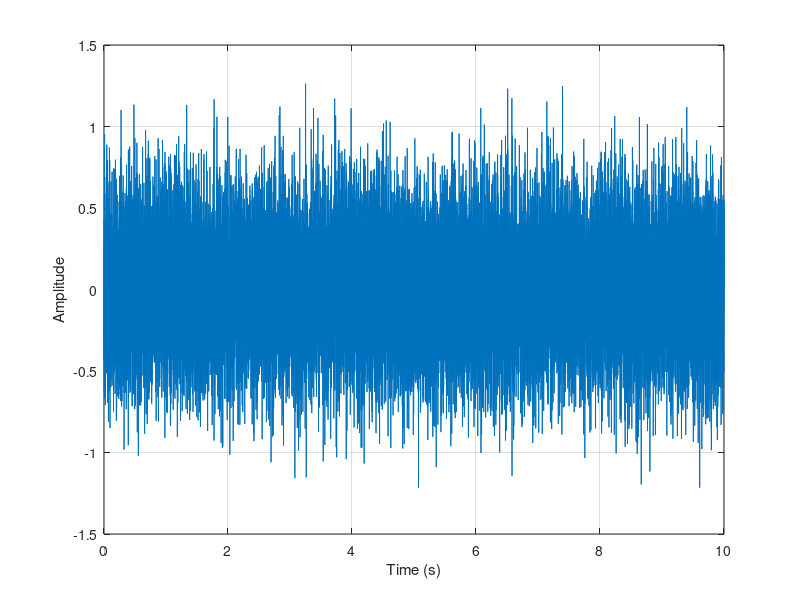
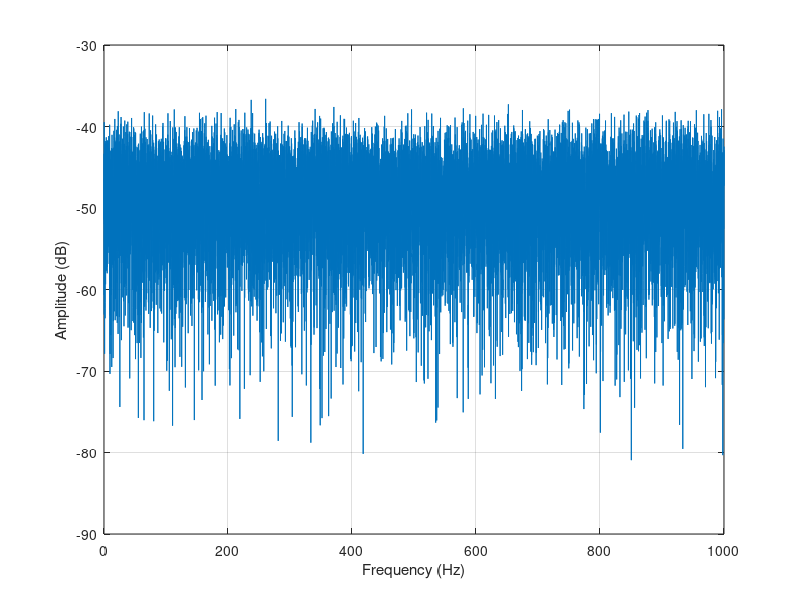

These charts were generated, in order, by the following MATLAB code: (Note: this script raises an error after producing the figures.)
clear all
close all
clc

fs = 2000;

fcut = 2;

%% Disturbance profiles

% To select between different profiles, uncomment the respective subsection

rng(1262)

t = 0:1/fs:10;

% % Profile A

u = (wgn(length(t),1,0)/3)';

figure, plot(t,u)
grid on, xlabel('Time (s)'), ylabel('Amplitude')

L = numel(t);
fn = fs/2;
NFFT = 2^nextpow2(L);
FTvs = fft(u,NFFT)/L;
fv = linspace(0,1,NFFT/2+1)*fn;
lv = 1:numel(fv);

figure, plot(fv, mag2db(abs(FTvs(lv))*2))
grid on, xlabel('Frequency (Hz)'), ylabel('Amplitude (dB)')

data.time = [];
data.signals.values = u';
data.signals.dimensions = size(u,1);



% % % Profile C
% 
% wn = 650*(2*pi);
% eta = 0.05;
% 
% H = tf(wn^2,[1 2*eta*wn wn^2]);
% Hd = c2d(H,1/fs);
% 
% figure, bode(Hd)
% 
% u2 = (lsim(Hd,u,t))';
% u2 = u2/std(u2)/3;
% 
% figure, plot(t,u2)
% grid on, xlabel('Time (s)'), ylabel('Amplitude')
% 
% L = numel(t);
% fn = fs/2;
% NFFT = 2^nextpow2(L);
% FTvs = fft(u2,NFFT)/L;
% fv = linspace(0,1,NFFT/2+1)*fn;
% lv = 1:numel(fv);
% 
% figure, plot(fv, mag2db(abs(FTvs(lv))*2))
% grid on, xlabel('Frequency (Hz)'), ylabel('Amplitude (dB)')
% 
% data.time = [];
% data.signals.values = u2';
% data.signals.dimensions = size(u2,1);



% % % Profile D
% 
% wn = 500*(2*pi);
% eta = 0.8;
% 
% H = tf(wn^2,[1 2*eta*wn wn^2]);
% Hd = c2d(H,1/fs);
% 
% figure, bode(Hd)
% 
% u2 = (lsim(Hd,u,t))';
% u2 = u2/std(u2)/3;
% 
% figure, plot(t,u2)
% grid on, xlabel('Time (s)'), ylabel('Amplitude')
% 
% L = numel(t);
% fn = fs/2;
% NFFT = 2^nextpow2(L);
% FTvs = fft(u2,NFFT)/L;
% fv = linspace(0,1,NFFT/2+1)*fn;
% lv = 1:numel(fv);
% 
% figure, plot(fv, mag2db(abs(FTvs(lv))*2))
% grid on, xlabel('Frequency (Hz)'), ylabel('Amplitude (dB)')
% 
% data.time = [];
% data.signals.values = u2';
% data.signals.dimensions = size(u2,1);

%% Control setup

% Load identified model
load('sysIDdatatraj013.mat')

x0 = zeros(nzeta,1);

% Design high-pass filter
forder = 4;
fmaxf = 900;
[Af,Bf,Cf,Df] = butter(forder,fmaxf/(fs/2),"high");

sos = ss2sos(Af,Bf,Cf,Df);
figure,freqz(sos,[],fs)

% Design LQR control
nx = size(sysID.A,1);
nu = size(sysID.B,2);
ny = size(sysID.C,1);

nxf = size(Af,1);
nuf = size(Bf,2);
nyf = size(Cf,1);

Akdmd = [sysID.A zeros(nx,nxf); zeros(nxf,nx) Af];
Bkdmd = [sysID.B; Bf];
Ckdmd = [sysID.C zeros(ny,nxf); zeros(nyf,nx) Cf];
Dkdmd = [sysID.D Df];

rho_y = 2e3;
rho_uhf = 10;
Qkdmd = Ckdmd'*diag([rho_y, rho_uhf])*Ckdmd;

KdDMD = dlqr(Akdmd, Bkdmd, Qkdmd, 1);

%% Design excitation signal for identification

Ur = zeros(size(t));

fmin = 60;
fmax = 1000;

fres = fs/length(t);
exclines = 1:ceil(fmax/fres);
exclines(exclines < floor(fmin/fres)) = [];

rng(66271)

Ur(exclines+1) = exp(complex(0,2*pi*rand(size(exclines))));
ur = 2*real(ifft(Ur));
ur = ur/std(ur)/3;

figure, plot(t,ur)
grid on, xlabel('Time (s)'), ylabel('Amplitude')

L = numel(t);
fn = fs/2;
NFFT = 2^nextpow2(L);
FTvs = fft(ur,NFFT)/L;
fv = linspace(0,1,NFFT/2+1)*fn;
lv = 1:numel(fv);

figure, plot(fv, abs(FTvs(lv))*2)
grid on, xlabel('Frequency (Hz)'), ylabel('Amplitude')

[r,lags] = xcorr(u,ur,'normalized');
figure, stem(lags,r)


dataR.time = [];
dataR.signals.values = ur';
dataR.signals.dimensions = size(ur,1);

%%

% compile Simulink model comm_beam.slx
